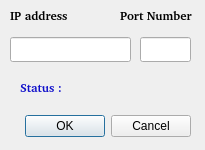
<?xml version="1.0" encoding="UTF-8"?>
<ui version="4.0">
 <class>settingsDialog</class>
 <widget class="QDialog" name="settingsDialog">
  <property name="geometry">
   <rect>
    <x>0</x>
    <y>0</y>
    <width>205</width>
    <height>150</height>
   </rect>
  </property>
  <property name="sizePolicy">
   <sizepolicy hsizetype="Maximum" vsizetype="Fixed">
    <horstretch>0</horstretch>
    <verstretch>0</verstretch>
   </sizepolicy>
  </property>
  <property name="minimumSize">
   <size>
    <width>205</width>
    <height>111</height>
   </size>
  </property>
  <property name="maximumSize">
   <size>
    <width>205</width>
    <height>150</height>
   </size>
  </property>
  <property name="windowTitle">
   <string>Bilkon Plugin Settings</string>
  </property>
  <widget class="QDialogButtonBox" name="buttonBox">
   <property name="geometry">
    <rect>
     <x>10</x>
     <y>110</y>
     <width>181</width>
     <height>32</height>
    </rect>
   </property>
   <property name="orientation">
    <enum>Qt::Horizontal</enum>
   </property>
   <property name="standardButtons">
    <set>QDialogButtonBox::Cancel|QDialogButtonBox::Ok</set>
   </property>
  </widget>
  <widget class="QLineEdit" name="lineEditIP">
   <property name="geometry">
    <rect>
     <x>10</x>
     <y>37</y>
     <width>121</width>
     <height>25</height>
    </rect>
   </property>
  </widget>
  <widget class="QLineEdit" name="lineEditPort">
   <property name="geometry">
    <rect>
     <x>140</x>
     <y>37</y>
     <width>51</width>
     <height>25</height>
    </rect>
   </property>
  </widget>
  <widget class="QLabel" name="labelIP">
   <property name="geometry">
    <rect>
     <x>10</x>
     <y>7</y>
     <width>71</width>
     <height>16</height>
    </rect>
   </property>
   <property name="font">
    <font>
     <family>Bitstream Charter</family>
     <weight>75</weight>
     <bold>true</bold>
    </font>
   </property>
   <property name="text">
    <string>IP address</string>
   </property>
  </widget>
  <widget class="QLabel" name="labelPort">
   <property name="geometry">
    <rect>
     <x>120</x>
     <y>7</y>
     <width>81</width>
     <height>16</height>
    </rect>
   </property>
   <property name="font">
    <font>
     <family>Bitstream Charter</family>
     <weight>75</weight>
     <bold>true</bold>
    </font>
   </property>
   <property name="text">
    <string>Port Number</string>
   </property>
  </widget>
  <widget class="QLabel" name="label">
   <property name="geometry">
    <rect>
     <x>20</x>
     <y>80</y>
     <width>51</width>
     <height>16</height>
    </rect>
   </property>
   <property name="font">
    <font>
     <family>Bitstream Charter</family>
     <weight>75</weight>
     <bold>true</bold>
    </font>
   </property>
   <property name="styleSheet">
    <string notr="true"/>
   </property>
   <property name="text">
    <string>&lt;!DOCTYPE HTML PUBLIC &quot;-//W3C//DTD HTML 4.0//EN&quot; &quot;http://www.w3.org/TR/REC-html40/strict.dtd&quot;&gt;
&lt;html&gt;&lt;head&gt;&lt;meta name=&quot;qrichtext&quot; content=&quot;1&quot; /&gt;&lt;style type=&quot;text/css&quot;&gt;
p, li { white-space: pre-wrap; }
&lt;/style&gt;&lt;/head&gt;&lt;body style=&quot; font-family:'Bitstream Charter'; font-size:9pt; font-weight:600; font-style:normal;&quot;&gt;
&lt;table style=&quot;-qt-table-type: root; margin-top:4px; margin-bottom:4px; margin-left:4px; margin-right:4px;&quot;&gt;
&lt;tr&gt;
&lt;td style=&quot;border: none;&quot;&gt;
&lt;p style=&quot; margin-top:0px; margin-bottom:0px; margin-left:0px; margin-right:0px; -qt-block-indent:0; text-indent:0px;&quot;&gt;&lt;span style=&quot; color:#0f0fcb;&quot;&gt;Status :&lt;/span&gt;&lt;/p&gt;&lt;/td&gt;&lt;/tr&gt;&lt;/table&gt;&lt;/body&gt;&lt;/html&gt;</string>
   </property>
  </widget>
  <widget class="QLabel" name="labelStatus">
   <property name="geometry">
    <rect>
     <x>80</x>
     <y>80</y>
     <width>91</width>
     <height>16</height>
    </rect>
   </property>
   <property name="font">
    <font>
     <family>Bitstream Charter</family>
     <weight>75</weight>
     <bold>true</bold>
    </font>
   </property>
   <property name="styleSheet">
    <string notr="true"/>
   </property>
   <property name="text">
    <string/>
   </property>
  </widget>
 </widget>
 <resources/>
 <connections>
  <connection>
   <sender>buttonBox</sender>
   <signal>accepted()</signal>
   <receiver>settingsDialog</receiver>
   <slot>accept()</slot>
   <hints>
    <hint type="sourcelabel">
     <x>248</x>
     <y>254</y>
    </hint>
    <hint type="destinationlabel">
     <x>157</x>
     <y>274</y>
    </hint>
   </hints>
  </connection>
  <connection>
   <sender>buttonBox</sender>
   <signal>rejected()</signal>
   <receiver>settingsDialog</receiver>
   <slot>reject()</slot>
   <hints>
    <hint type="sourcelabel">
     <x>316</x>
     <y>260</y>
    </hint>
    <hint type="destinationlabel">
     <x>286</x>
     <y>274</y>
    </hint>
   </hints>
  </connection>
 </connections>
</ui>
